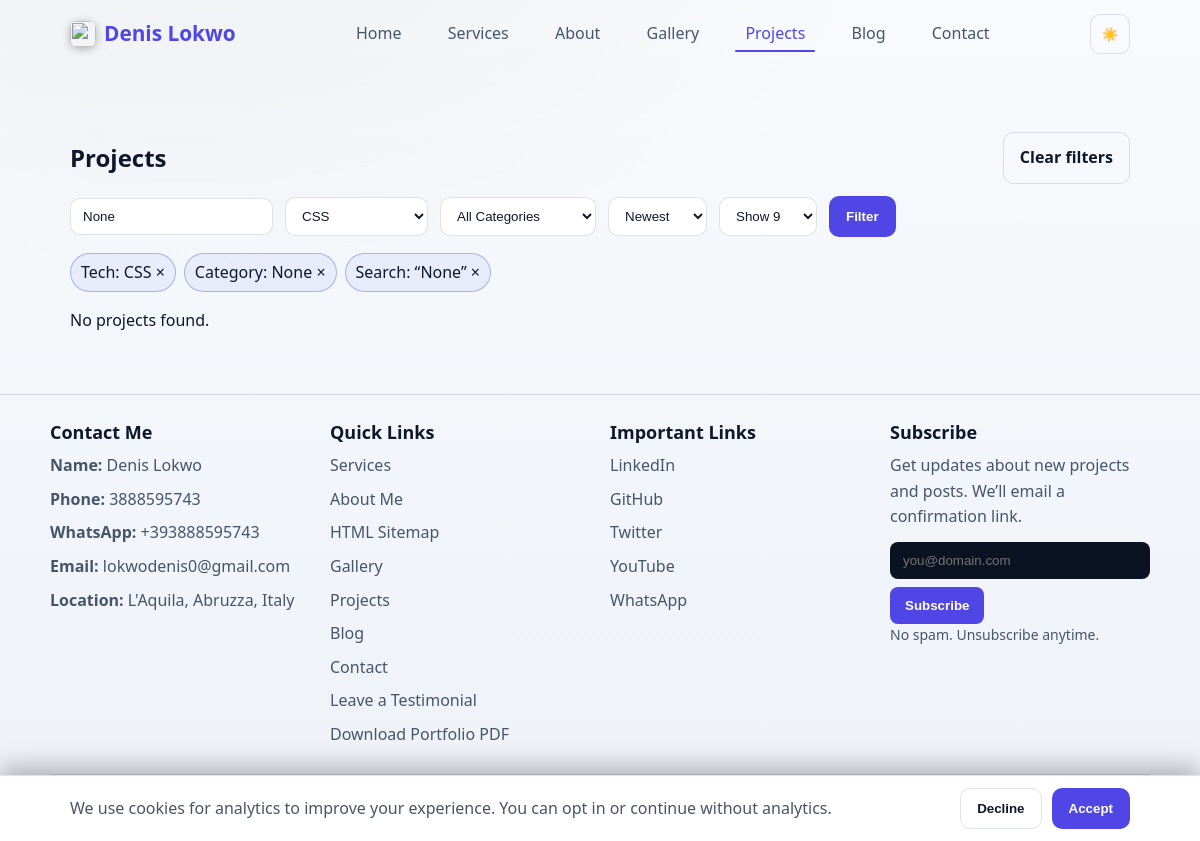
Screenshot of /projects/?tech=CSS&category=None&search=None with the database file from the repository.
### portfolio/models.py (models this page shows, shortened)
class Profile(models.Model):
    name = models.CharField(max_length=150, default='Denis Lokwo')
    title = models.CharField(max_length=220, blank=True)
    intro = models.TextField(blank=True)
    summary = models.TextField(blank=True)
    location = models.CharField(max_length=150, blank=True)
    email = models.EmailField(blank=True)
    phone = models.CharField(max_length=50, blank=True)
    whatsapp = models.CharField(max_length=50, blank=True)
    avatar = models.ImageField(upload_to='profile/', blank=True, null=True)
    key = models.UUIDField(default=uuid.uuid4, unique=True, editable=False, null=True)
    skills = models.JSONField(blank=True, null=True, help_text='List of skills')
    tools = models.JSONField(blank=True, null=True, help_text='List of tools/technologies')
    languages = models.JSONField(blank=True, null=True, help_text='List of languages')
    interests = models.JSONField(blank=True, null=True, help_text='List of interests')
    links = models.JSONField(blank=True, null=True, help_text='Dict of external links')
    experience = models.JSONField(blank=True, null=True, help_text='List of experience items')
    education = models.JSONField(blank=True, null=True, help_text='List of education items')
    certifications = models.JSONField(blank=True, null=True)
    awards = models.JSONField(blank=True, null=True)
    updated_at = models.DateTimeField(auto_now=True)
    created_at = models.DateTimeField(auto_now_add=True)
    class Meta:
        ordering = ['-updated_at']

class Tag(models.Model):
    name = models.CharField(max_length=50, unique=True)
    key = models.UUIDField(default=uuid.uuid4, unique=True, editable=False)
    class Meta:
        ordering = ['name']

### portfolio/views.py (the view)
# urls.py: path('projects/', views.project_list, name='project_list'),
@cache_page(60 * 10)
def project_list(request):
	projects = Project.objects.all().prefetch_related('tags')
	tech = request.GET.get('tech')
	category = request.GET.get('category')
	search = request.GET.get('search')
	sort = request.GET.get('sort') or 'date_desc'
	per = request.GET.get('per') or '9'
	if tech:
		projects = projects.filter(models.Q(tags__name__iexact=tech) | models.Q(technologies__icontains=tech))
	if category:
		projects = projects.filter(category__iexact=category)
	if search:
		projects = projects.filter(
			models.Q(title__icontains=search) |
			models.Q(description__icontains=search) |
			models.Q(technologies__icontains=search)
		)
	sort_map = {
		'date_desc': '-date',
		'date_asc': 'date',
		'title_asc': 'title',
		'title_desc': '-title',
	}
	projects = projects.order_by(sort_map.get(sort, '-date'))
	try:
		per_int = int(per)
	except ValueError:
		per_int = 9
	if per_int not in (6, 9, 12, 24):
		per_int = 9
	paginator = Paginator(projects, per_int)
	page = request.GET.get('page') or 1
	try:
		page_obj = paginator.page(page)
	except PageNotAnInteger:
		page_obj = paginator.page(1)
	except EmptyPage:
		page_obj = paginator.page(paginator.num_pages)
	categories = Project.objects.values_list('category', flat=True).exclude(category='').distinct()
	techs = list(Tag.objects.values_list('name', flat=True))
	if not techs:
		tech_set = set()
		for p in Project.objects.all():
			tech_set.update(p.tech_list())
		techs = sorted(tech_set)
	return render(request, 'projects.html', {
		'projects': page_obj.object_list,
		'page_obj': page_obj,
		'paginator': paginator,
		'categories': categories,
		'techs': techs,
		'selected_tech': tech,
		'selected_category': category,
		'search': search,
		'sort': sort,
		'per': per_int,
		'per_options': (6, 9, 12, 24),
		'has_filters': bool(tech or category or search),
	})

### portfolio/templates/projects.html (shortened to what this page needs)
{% extends 'base.html' %}
{% load static site_extras %}
{% block content %}
<section class="container" style="margin-top:48px;">
    <header style="display:flex;align-items:center;justify-content:space-between;gap:16px;flex-wrap:wrap;margin-bottom:12px;">
        <h2 style="margin:0">Projects</h2>
        {% if has_filters %}
            <a class="btn secondary" href="/projects/">Clear filters</a>
        {% endif %}
    </header>
    <form method="get" class="project-filter">
        <input type="text" name="search" placeholder="Search projects..." value="{{ search|default:'' }}">
        <select name="tech">
            {% for t in techs %}
                <option value="{{ t }}" {% if t == selected_tech %}selected{% endif %}>{{ t }}</option>
            {% endfor %}
        </select>
        <select name="category">
            <option value="">All Categories</option>
        </select>
        <select name="sort">
            <option value="date_desc" {% if sort == 'date_desc' %}selected{% endif %}>Newest</option>
        </select>
        <select name="per">
            {% for n in per_options %}
                <option value="{{ n }}" {% if per == n %}selected{% endif %}>Show {{ n }}</option>
            {% endfor %}
        </select>
        <button type="submit" class="btn">Filter</button>
    </form>
    {% if has_filters %}
    <div class="filter-chips" aria-label="Active filters">
        {% if selected_tech %}
            <a class="chip selected" href="?search={{ search|urlencode }}&category={{ selected_category|urlencode }}">Tech: {{ selected_tech }} ×</a>
        {% endif %}
        {% if selected_category %}
            <a class="chip selected" href="?search={{ search|urlencode }}&tech={{ selected_tech|urlencode }}">Category: {{ selected_category }} ×</a>
        {% endif %}
        {% if search %}
            <a class="chip selected" href="?category={{ selected_category|urlencode }}&tech={{ selected_tech|urlencode }}">Search: “{{ search }}” ×</a>
        {% endif %}
    </div>
    {% endif %}
    <div class="project-list">
        {% for project in projects %}
            <div class="project-card">
                <div class="pc-grid">
                    <div class="pc-content">
                        <h3 style="margin:0 0 6px"><a href="{{ project.get_absolute_url }}">{{ project.title }}</a></h3>
                        <div class="badge-list" style="margin-bottom:8px">
                            {% if project.category %}<span class="chip">{{ project.category }}</span>{% endif %}
                            <span class="chip">{{ project.date|date:"F Y" }}</span>
                        </div>
                        <p style="margin:0 0 10px">{{ project.description|truncatewords:30 }}</p>
                        {% with techs=project.tech_list %}
                        {% if techs %}
                        <div class="badge-list" aria-label="Technologies">
                            {% for t in techs %}
                                <a class="chip" href="?tech={{ t|urlencode }}&category={{ selected_category|urlencode }}&search={{ search|urlencode }}">{% tech_icon t 16 %} {{ t }}</a>
                            {% endfor %}
                        </div>
                        {% endif %}
                        {% endwith %}
                        <div style="display:flex;gap:10px;flex-wrap:wrap;margin-top:10px">
                            <a href="{{ project.get_absolute_url }}" class="btn" data-ev="case_study_open" data-project="{{ project.title }}" data-slug="{{ project.slug }}">Read case study</a>
                            {% if project.url %}<a href="{{ project.url }}" class="btn secondary" target="_blank" rel="noopener" data-ev="project_view_live" data-project="{{ project.title }}" data-url="{{ project.url }}">View live</a>{% endif %}
                        </div>
                    </div>
                    {% if project.image %}
                    <div class="pc-media">
                        <a href="{{ project.get_absolute_url }}" aria-label="View {{ project.title }}">
                            <img src="{{ project.image.url }}" alt="{{ project.title }} thumbnail" loading="lazy" decoding="async" fetchpriority="low" width="{{ project.image.width }}" height="{{ project.image.height }}" sizes="(max-width: 880px) 100vw, 300px">
                        </a>
                    </div>
                    {% endif %}
                </div>
            </div>
        {% empty %}
            <p>No projects found.</p>
        {% endfor %}
    </div>
</section>
{% endblock %}

### portfolio/templates/base.html (shortened to what this page needs)
<!DOCTYPE html>
<html lang="en">
<head>
	{% load static site_extras %}
	<link rel="stylesheet" href="{% static 'css/styles.css' %}">
</head>
<body>
		<header class="site-header" role="banner">
		<div class="container header-inner">
				<a class="brand" href="/">
					{% if SITE.logo_light_url or SITE.logo_dark_url %}
						{% if SITE.logo_light_url %}
							<img src="{{ SITE.logo_light_url }}" alt="" class="brand-logo brand-logo-light" aria-hidden="true">
						{% endif %}
					{% elif SITE.logo_url %}
						<img src="{{ SITE.logo_url }}" alt="" class="brand-logo" aria-hidden="true">
					{% else %}
						<img src="{% static 'images/avatar.svg' %}" alt="" class="brand-logo" aria-hidden="true">
					{% endif %}
					<span>{{ SITE.brand_name|default:PROFILE.name }}</span>
				</a>
				<nav class="site-nav" role="navigation" aria-label="Primary navigation">
					<a href="/" class="{% if request.path == '/' %}active{% endif %}" {% if request.path == '/' %}aria-current="page"{% endif %}>Home</a>
					<a href="/services/" class="{% if request.path|slice:':10' == '/services/' %}active{% endif %}" {% if request.path|slice:':10' == '/services/' %}aria-current="page"{% endif %}>Services</a>
					<a href="/about/" class="{% if request.path|slice:':7' == '/about/' %}active{% endif %}" {% if request.path|slice:':7' == '/about/' %}aria-current="page"{% endif %}>About</a>
					<a href="/gallery/" class="{% if request.path|slice:':9' == '/gallery/' %}active{% endif %}" {% if request.path|slice:':9' == '/gallery/' %}aria-current="page"{% endif %}>Gallery</a>
					<a href="/projects/" class="{% if request.path|slice:':10' == '/projects/' %}active{% endif %}" {% if request.path|slice:':10' == '/projects/' %}aria-current="page"{% endif %}>Projects</a>
					<a href="/blog/" class="{% if request.path|slice:':6' == '/blog/' %}active{% endif %}" {% if request.path|slice:':6' == '/blog/' %}aria-current="page"{% endif %}>Blog</a>
					<a href="/contact/" class="{% if request.path|slice:':9' == '/contact/' %}active{% endif %}" {% if request.path|slice:':9' == '/contact/' %}aria-current="page"{% endif %}>Contact</a>
				</nav>
				<div style="display:flex;align-items:center;gap:10px;">
					<button id="theme-toggle" class="theme-toggle" aria-label="Toggle dark mode" aria-pressed="false" title="Toggle theme">
						<span class="sun" aria-hidden="true">☀️</span>
					</button>
				</div>
		</div>
	</header>
	<main>
			<div id="main-content">{% block content %}{% endblock %}</div>
		</main>
	<footer class="site-footer">
		<div class="container footer-grid">
			<div class="footer-col">
				<h4 class="footer-title">Contact Me</h4>
				<ul class="footer-list">
					<li><strong>Name:</strong> {{ PROFILE.name }}</li>
					{% if PROFILE.phone %}<li><strong>Phone:</strong> <a href="tel:{{ PROFILE.phone }}">{{ PROFILE.phone }}</a></li>{% endif %}
					{% if PROFILE.whatsapp_link %}<li><strong>WhatsApp:</strong> <a href="https://wa.me/{{ PROFILE.whatsapp_link }}" target="_blank" rel="noopener">{{ PROFILE.whatsapp }}</a></li>{% endif %}
					{% if PROFILE.email %}<li><strong>Email:</strong> <a href="mailto:{{ PROFILE.email }}">{{ PROFILE.email }}</a></li>{% endif %}
					{% if PROFILE.location %}<li><strong>Location:</strong> {{ PROFILE.location }}</li>{% endif %}
				</ul>
			</div>
			<div class="footer-col">
				<h4 class="footer-title">Quick Links</h4>
				<ul class="footer-list">
					<li><a href="/services/">Services</a></li>
					<li><a href="/about/">About Me</a></li>
					<li><a href="/sitemap/">HTML Sitemap</a></li>
					<li><a href="/gallery/">Gallery</a></li>
					<li><a href="/projects/">Projects</a></li>
					<li><a href="/blog/">Blog</a></li>
					<li><a href="/contact/">Contact</a></li>
					<li><a href="/recommend/">Leave a Testimonial</a></li>
					<li><a href="{% url 'portfolio:portfolio_pdf' %}">Download Portfolio PDF</a></li>
				</ul>
			</div>
			<div class="footer-col">
				<h4 class="footer-title">Important Links</h4>
				<ul class="footer-list">
					{% with gh_fallback=PROFILE.links|get:'github' li_fallback=PROFILE.links|get:'linkedin' %}
					{% with github=SITE.github_url|default:gh_fallback linkedin=SITE.linkedin_url|default:li_fallback %}
						{% if linkedin %}<li><a href="{{ linkedin }}" target="_blank" rel="noopener">LinkedIn</a></li>{% endif %}
						{% if github %}<li><a href="{{ github }}" target="_blank" rel="noopener">GitHub</a></li>{% endif %}
					{% endwith %}
					{% endwith %}
					{% if SITE.twitter_url %}<li><a href="{{ SITE.twitter_url }}" target="_blank" rel="noopener">Twitter</a></li>{% endif %}
					{% if SITE.youtube_url %}<li><a href="{{ SITE.youtube_url }}" target="_blank" rel="noopener">YouTube</a></li>{% endif %}
					{% if PROFILE.whatsapp_link %}<li><a href="https://wa.me/{{ PROFILE.whatsapp_link }}" target="_blank" rel="noopener">WhatsApp</a></li>{% endif %}
				</ul>
			</div>
			<div class="footer-col">
				<h4 class="footer-title">Subscribe</h4>
				<p class="muted">Get updates about new projects and posts. We’ll email a confirmation link.</p>
				<form method="post" action="{% url 'portfolio:subscribe' %}" class="footer-subscribe" style="display:flex;gap:8px;flex-wrap:wrap">
					<input type="email" name="email" required placeholder="you@domain.com" aria-label="Email address" style="flex:1;min-width:210px;padding:10px 12px;border-radius:8px;border:1px solid var(--border,#1e293b);background:var(--surface,#0b1222);color:var(--text,#e2e8f0)">
					<button type="submit" class="btn" style="padding:10px 14px;border-radius:8px">Subscribe</button>
				</form>
				<small class="muted" style="display:block">No spam. Unsubscribe anytime.</small>
			</div>
		</div>
		<div class="container footer-bottom">
			<small>© {% now "Y" %} {{ PROFILE.name }} — Built with Django</small>
			<div class="footer-social" aria-label="Social links">
				{% with gh_fallback=PROFILE.links|get:'github' li_fallback=PROFILE.links|get:'linkedin' %}
				{% with github=SITE.github_url|default:gh_fallback linkedin=SITE.linkedin_url|default:li_fallback %}
					{% if SITE.twitter_url %}
					<a class="social-icon" href="{{ SITE.twitter_url }}" target="_blank" rel="noopener" aria-label="Twitter">
					</a>
					{% endif %}
					{% if github %}
					<a class="social-icon" href="{{ github }}" target="_blank" rel="noopener" aria-label="GitHub">
					</a>
					{% endif %}
					{% if linkedin %}
					<a class="social-icon" href="{{ linkedin }}" target="_blank" rel="noopener" aria-label="LinkedIn">
					</a>
					{% endif %}
					{% if SITE.youtube_url %}
					<a class="social-icon" href="{{ SITE.youtube_url }}" target="_blank" rel="noopener" aria-label="YouTube">
					</a>
					{% endif %}
					{% if PROFILE.whatsapp_link %}
					<a class="social-icon" href="https://wa.me/{{ PROFILE.whatsapp_link }}" target="_blank" rel="noopener" aria-label="WhatsApp">
					</a>
					{% endif %}
				{% endwith %}
				{% endwith %}
			</div>
			<nav class="footer-nav">
				<a href="/privacy/">Privacy</a>
				<a href="/terms/">Terms</a>
			</nav>
		</div>
	</footer>
	<div id="cookie-consent" class="cookie-banner" role="dialog" aria-live="polite" aria-label="Cookie consent" hidden>
		<div class="container" style="display:flex;align-items:center;gap:14px;justify-content:space-between;flex-wrap:wrap">
			<p style="margin:0;flex:1;min-width:220px;color:var(--muted)">
				We use cookies for analytics to improve your experience. You can opt in or continue without analytics.
			</p>
			<div style="display:flex;gap:10px">
				<button id="cookie-decline" class="btn secondary">Decline</button>
				<button id="cookie-accept" class="btn">Accept</button>
			</div>
		</div>
	</div>
</body>
</html>

### rows the page displays
Profile: brand_name "Denis Lokwo", name "Denis Lokwo", phone "3888595743", whatsapp "+393888595743", email "lokwodenis0@gmail.com", location "L'Aquila, Abruzza, Italy"
Tag: name "CSS"

### other values shown
{{ selected_category }} "None"
{{ search }} "None"
form field tech "CSS"
